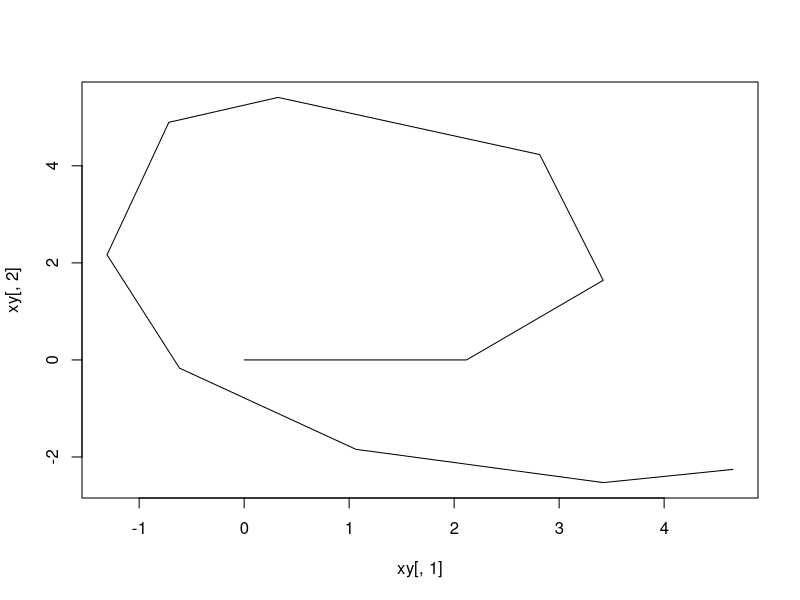

Write R code to recreate this figure. (Note: this script raises an error after producing the figure.)
########################
###
### Leonard Mada
### [the one and only]
###
### Polygon Process
###
### draft v.0.1a


### "Polygon"-Process

# TODO:
# https://search.r-project.org/CRAN/refmans/spatstat.random/html/00Index.html


plot.dp = function(x, a, type="l", ...) {
	xy = coords.dp(x, a=a)
	plot(xy[,1], xy[,2], type=type, ...);
	invisible(xy);
}
lines.dp = function(x, a, type="l", ...) {
	xy = coords.dp(x, a=a)
	lines(xy[,1], xy[,2], type=type, ...);
	invisible(xy);
}

seq.mult = function(x, length) {
	lenX = length(x);
	if(lenX == 1) {
		v = c(0, x[1] * seq(length - 1));
	} else {
		each = diff(c(1, ceiling(quantile(seq(length), seq(lenX)/lenX))));
		A0 = x[- lenX] * each[- lenX];
		S0 = cumsum(A0);
		v  = unlist(lapply(seq(2, lenX), function(id) {
			seq(each[id]) * x[id] + S0[id - 1];
		}));
		v = c(0, seq(each[1]) * x[1], v);
	}
	return(v);
}
coords.dp = function(x, a) {
	d = x; len = length(d);
	x = rep(0, len);
	y = rep(0, len)
	x[2] = d[1]; y[2] = 0;
	a = seq.mult(a, len);
	for(i in seq(2, length(d))) {
		x[i + 1] = x[i] + d[i]*cos(a[i]);
		y[i + 1] = y[i] + d[i]*sin(a[i]);
	};
	return(cbind(x, y));
}

### Solve/Optimize: Polygon-Angles

# based on LastPx == Origin = c(0,0);
polygonOrigin = function(a, d) {
	d = x; len = length(d);
	x1 = d[1]; y1 = 0;
	# len1 = len - 1; len2 = len1 %/% 2;
	# a = c(0, a[1] * seq(1, len2),
	#	a[1]*len2 + a[2] * seq(1, len2 + 1));
	a = seq.mult(a, len);
	for(i in seq(2, length(d))) {
		x1 = x1 + d[i]*cos(a[i]);
		y1 = y1 + d[i]*sin(a[i]);
	};
	return(c(x1, y1));
}
# based on Dist(LastPx, c(0,0));
polygonOptim = function(a, d) {
	d = x; len = length(d);
	x1 = d[1]; y1 = 0;
	# len1 = len - 1; len2 = len1 %/% 2;
	# a = c(0, a[1] * seq(1, len2),
	#	a[1]*len2 + a[2] * seq(1, len2 + 1));
	a = seq.mult(a, len);
	for(i in seq(2, len)) {
		x1 = x1 + d[i]*cos(a[i]);
		y1 = y1 + d[i]*sin(a[i]);
	};
	d = x1^2 + y1^2;
	return(d);
}

### Transformations

as.convex = function(x, y) {
	if(missing(y)) {
		dim = dim(x);
		if(is.null(dim)) stop("Missing y!");
		y = x[,2]; x = x[,1];
	}
	len = length(x);
	for(i in seq(len)) {
		# TODO:
	}
}

###################

### Ex 1:
x = runif(10, 1, 3)
plot.dp(x, c(0.9, 0.5))

a1 = multiroot(polygonOrigin, c(0.9, 0.5), d=x)
a2 = optim(c(0.9, 0.5), polygonOptim)

print(a1); cat("=========\n"); print(a2);

plot.dp(x, a1$root)
lines.dp(x, a2$par, col="red", lty=4, lwd=2)


### Ex 2:
x = runif(20, 1, 3)
x0 = c(0.3, 0.3)
plot.dp(x, x0)

# multiroot: sensible to x0!
a1 = multiroot(polygonOrigin, x0, d=x)
a2 = optim(x0, polygonOptim)

print(a1); cat("=========\n"); print(a2);

plot.dp(x, a2$par)
lines.dp(x, a1$root, col="red", lty=4, lwd=2)

